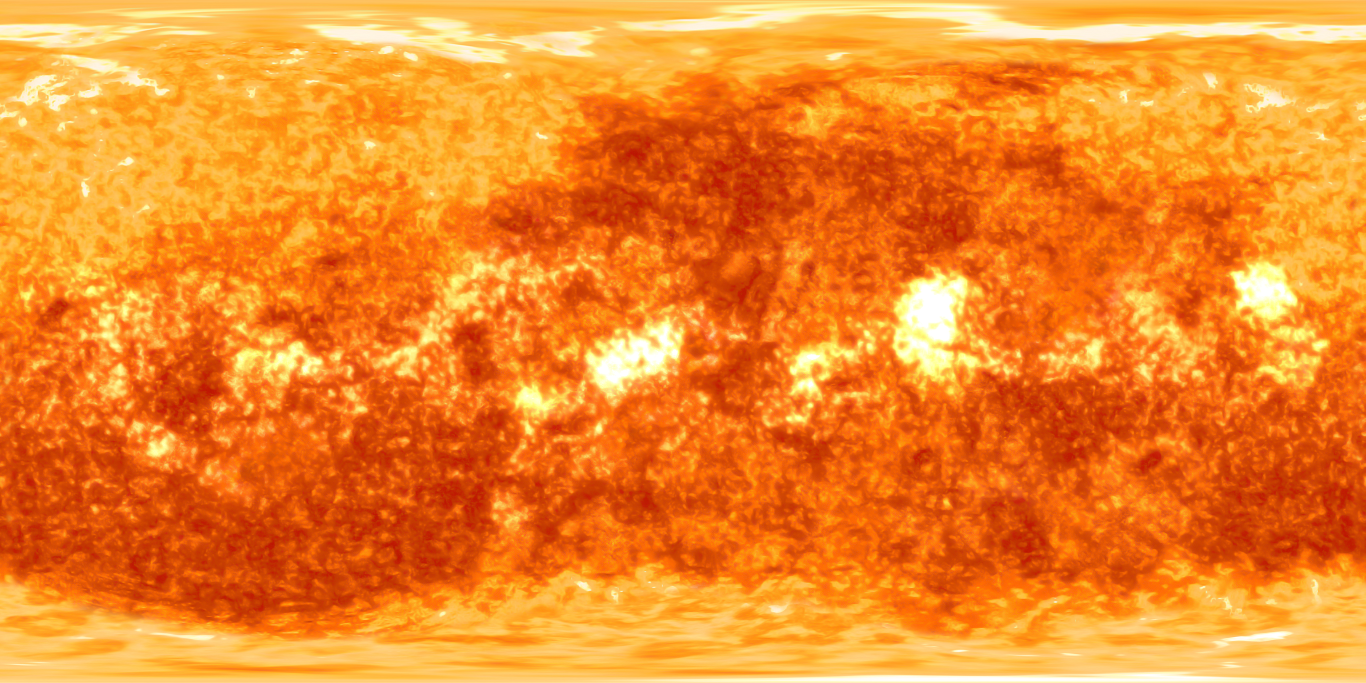
#> input picture obj模型/恒星/star_layer.png, 4096 x 2048 px, found by its file name (shown at 1/3 size)
$ python make-star-texture.py
#> lines starting #> are read from the running program, lines starting #| are printed output that depends on the picture
#!/usr/bin/env python3
"""把太阳贴图转成灰度图，供人造恒星"一张图 + 调色盘染色"使用。

源图 obj模型/恒星/star_layer.png 实际是 JPEG（魔数 ffd8ffe1），4096x2048 equirectangular。
输出灰度 PNG 到 assets/gtnecore/textures/obj/ 下（与 demonic_source.png 同目录约定）。

灰度公式用 Rec.709 亮度权重（0.2126/0.7152/0.0722），比 PIL 的 convert("L") 更符合
人眼感知；同时不做对比度拉伸——保留原图动态范围，染色时才不会把高光压平。

用法:
  python tools/make-star-texture.py [--size 1024x512]
"""
import argparse
import os
import struct
import sys

from PIL import Image

SRC = os.path.join("obj模型", "恒星", "star_layer.png")
DST_DIR = os.path.join("src", "main", "resources", "assets", "gtnecore", "textures", "obj")
DST = os.path.join(DST_DIR, "star_gray.png")

# 预览图**不能**放在 assets 下：会被打进 jar，而它只是给人看的（1024x4096 约 5MB 死重）。
# 放到 tools/ 下，仓库内可查看，不参与打包。
PREVIEW = os.path.join("tools", "star_tint_preview.png")

# 调色盘：人造恒星各级的代表色（用于生成预览条，便于确认染色效果）
STAR_TINTS = [
    ("I 红矮星", (255, 120, 80)),
    ("II 橙矮星", (255, 170, 90)),
    ("III 黄矮星(G2V=太阳)", (255, 240, 200)),
    ("IV 红巨星", (255, 110, 70)),
    ("V 红超巨星", (255, 90, 60)),
    ("VI 蓝超巨星", (150, 190, 255)),
    ("VII 沃尔夫-拉叶星", (190, 210, 255)),
    ("VIII 中子星", (220, 235, 255)),
]


def main():
    ap = argparse.ArgumentParser()
    ap.add_argument("--size", default="1024x512", help="输出尺寸 WxH，默认 1024x512")
    ap.add_argument("--preview", action="store_true", help="同时输出染色预览条")
    args = ap.parse_args()

    w, h = (int(x) for x in args.size.lower().split("x"))

    if not os.path.exists(SRC):
        sys.exit("源图不存在: %s" % SRC)

    im = Image.open(SRC)
#> im is the input picture: PIL image 4096x2048 RGB; mean R, G, B 241.6, 135.5, 39.5
    print("源图: format=%s mode=%s size=%s" % (im.format, im.mode, im.size))
#| 源图: format=JPEG mode=RGB size=(4096, 2048)
    im = im.convert("RGB")

    # 降采样（LANCZOS 保细节）
    im = im.resize((w, h), Image.LANCZOS)
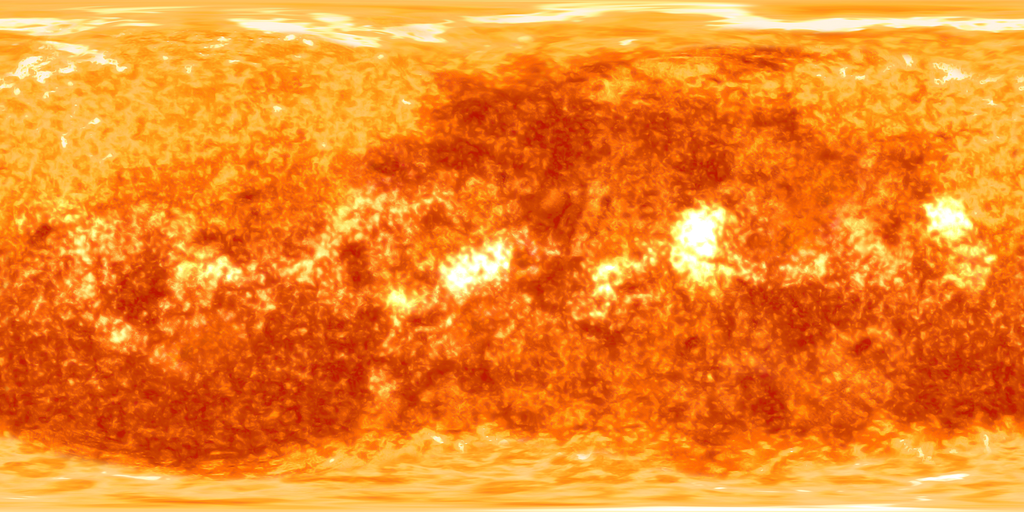
#> im: PIL image 1024x512 RGB; mean R, G, B 241.6, 135.5, 39.5

    # Rec.709 亮度 → 灰度（保持 RGB 三通道，便于 GPU 直读）
    px = im.load()
    gray = Image.new("RGB", (w, h))
#> gray: PIL image 1024x512 RGB; every value is 0
    gp = gray.load()
    lo, hi = 255, 0
    for y in range(h):
        for x in range(w):
            r, g, b = px[x, y]
            lum = int(0.2126 * r + 0.7152 * g + 0.0722 * b + 0.5)
            if lum < lo:
                lo = lum
            if lum > hi:
                hi = lum
            gp[x, y] = (lum, lum, lum)
#> after the loop, hi = 255; lo = 54

    os.makedirs(DST_DIR, exist_ok=True)
    gray.save(DST, "PNG", optimize=True)
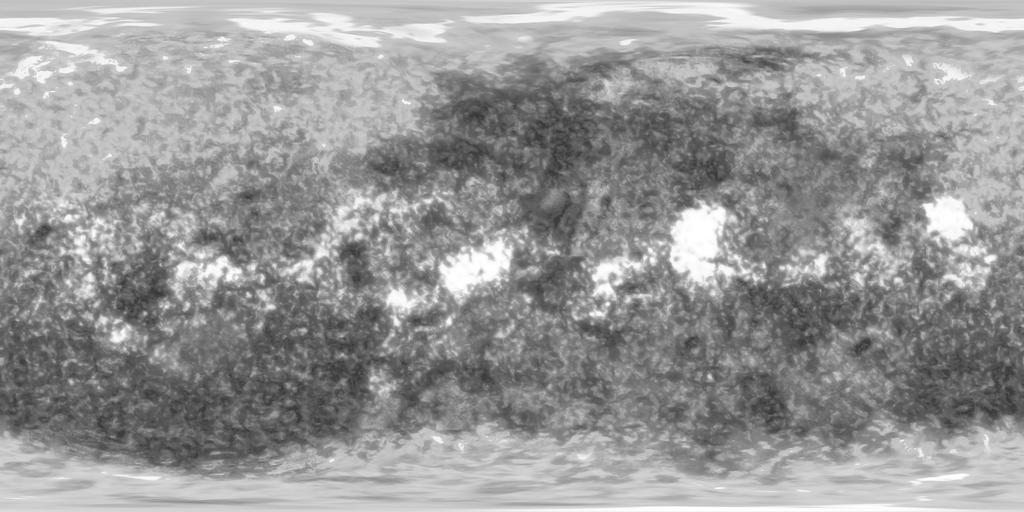
#> saved as star_gray.png: PIL image 1024x512 RGB; min 54, max 255, mean 151.1
    print("输出: %s  %dx%d  亮度范围 %d..%d" % (DST, w, h, lo, hi))
#| 输出: src/main/resources/assets/gtnecore/textures/obj/star_gray.png  1024x512  亮度范围 54..255

    # 直方图粗看：确认不是全白/全黑
    hist = gray.convert("L").histogram()
#> hist = 256 values, max 7197 at index 195, min 0 at index 0, mean 2048
    total = sum(hist)
#> total = 524288
    print("亮度分布: <64=%.1f%%  64-128=%.1f%%  128-192=%.1f%%  >=192=%.1f%%" % (
        100.0 * sum(hist[:64]) / total,
        100.0 * sum(hist[64:128]) / total,
        100.0 * sum(hist[128:192]) / total,
        100.0 * sum(hist[192:]) / total))
#| 亮度分布: <64=0.2%  64-128=34.3%  128-192=43.6%  >=192=21.8%

    if args.preview:
        prev = Image.new("RGB", (w, h * len(STAR_TINTS)))
        for i, (name, c) in enumerate(STAR_TINTS):
            tinted = Image.new("RGB", (w, h))
            tp = tinted.load()
            for y in range(h):
                for x in range(w):
                    v = gp[x, y][0]
                    tp[x, y] = (v * c[0] // 255, v * c[1] // 255, v * c[2] // 255)
            prev.paste(tinted, (0, i * h))
        out = PREVIEW
        prev.save(out, "PNG", optimize=True)
        print("预览: %s（从上到下：%s）" % (out, " / ".join(n for n, _ in STAR_TINTS)))


if __name__ == "__main__":
    main()
